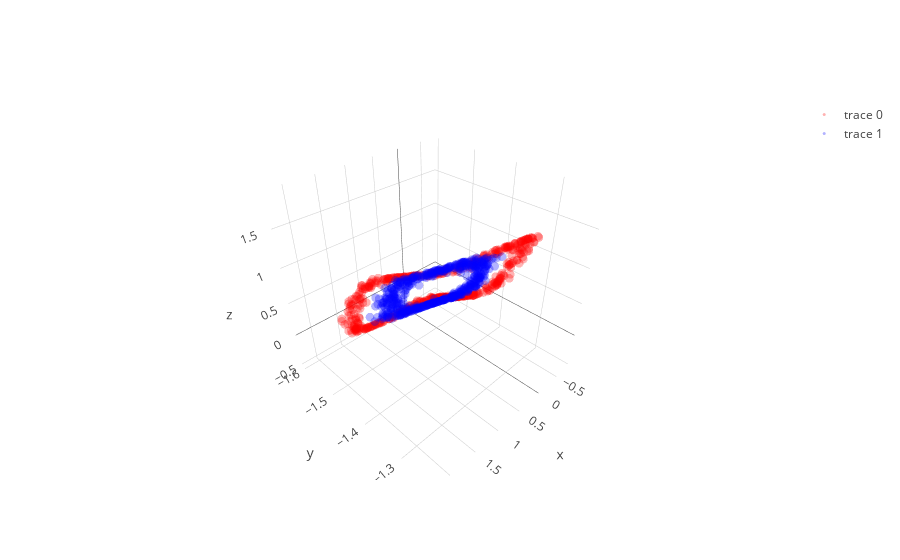
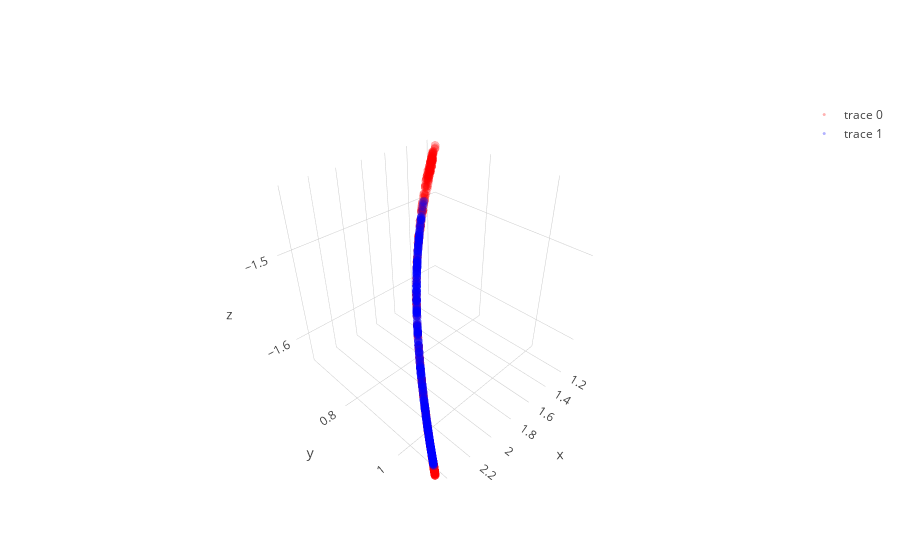

Source (notebook cell) for these figures, in order:
### Code cell
layer1,layer1_var = l1.feed_non(X)
layer2,layer2_var = l2.feed_non(layer1)
layer3,layer3_var = l3.feed_non(layer2)
layer4,layer4_var = l4.feed_linear(layer3)

show_3D(layer1)  
show_2D(layer2)    
show_3D(layer3)

### Figure 1 — Plotly figure (JSON) as saved in the notebook; plotly's stock layout.template omitted (floating-point values rounded to 4 significant figures; data arrays with more than 128 entries replaced by an {"elided": "..."} marker saying what was removed)
{"data": [{"line": {"color": "red", "width": 0.5}, "marker": {"opacity": 0.3, "size": 3}, "mode": "markers", "type": "scatter3d", "uid": "f86f2e35-35ab-4810-aff3-2b0e7e756617", "x": {"elided": "500 float values"}, "y": {"elided": "500 float values"}, "z": {"elided": "500 float values"}}, {"line": {"color": "blue", "width": 0.5}, "marker": {"opacity": 0.3, "size": 3}, "mode": "markers", "type": "scatter3d", "uid": "9c34bf0d-89ab-487a-9919-c47081735bff", "x": {"elided": "500 float values"}, "y": {"elided": "500 float values"}, "z": {"elided": "500 float values"}}], "layout": {}}

### Figure 2 — Plotly figure (JSON) as saved in the notebook; plotly's stock layout.template omitted (floating-point values rounded to 4 significant figures; data arrays with more than 128 entries replaced by an {"elided": "..."} marker saying what was removed)
{"data": [{"line": {"color": "red", "width": 0.5}, "marker": {"opacity": 0.3, "size": 3}, "mode": "markers", "type": "scatter3d", "uid": "195c9b4d-4849-4f25-8899-7a27a3af2066", "x": {"elided": "500 float values"}, "y": {"elided": "500 float values"}, "z": {"elided": "500 float values"}}, {"line": {"color": "blue", "width": 0.5}, "marker": {"opacity": 0.3, "size": 3}, "mode": "markers", "type": "scatter3d", "uid": "150da63d-770d-46b6-86ad-194a151e1d23", "x": {"elided": "500 float values"}, "y": {"elided": "500 float values"}, "z": {"elided": "500 float values"}}], "layout": {}}
